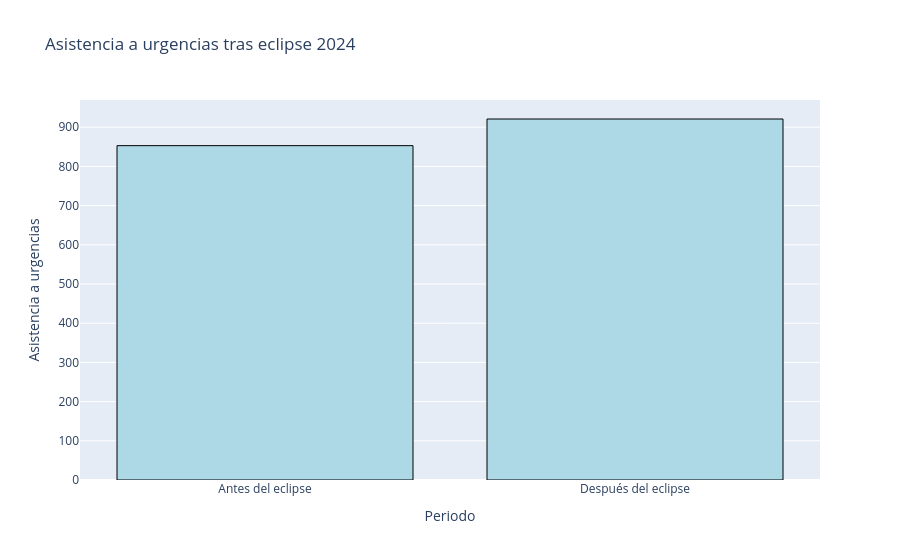

Notebook code cell kept with this figure:
### Code cell
fig2 = go.Figure() 

fig2.add_trace (go.Bar(x=['Antes del eclipse', 'Después del eclipse'], y=[urgencias_antes, urgencias_despues],
                       marker_line_color='black', marker_line_width=1, marker_color='lightblue'))
fig2.update_layout(title='Asistencia a urgencias tras eclipse 2024', xaxis_title='Periodo', yaxis_title='Asistencia a urgencias')
fig2.show()

### Figure 1 — Plotly figure (JSON) as saved in the notebook; plotly's stock layout.template omitted (floating-point values rounded to 4 significant figures)
{"data": [{"marker": {"color": "lightblue", "line": {"color": "black", "width": 1}}, "type": "bar", "x": ["Antes del eclipse", "Después del eclipse"], "y": [853, 921]}], "layout": {"title": {"text": "Asistencia a urgencias tras eclipse 2024"}, "xaxis": {"title": {"text": "Periodo"}}, "yaxis": {"title": {"text": "Asistencia a urgencias"}}}}
